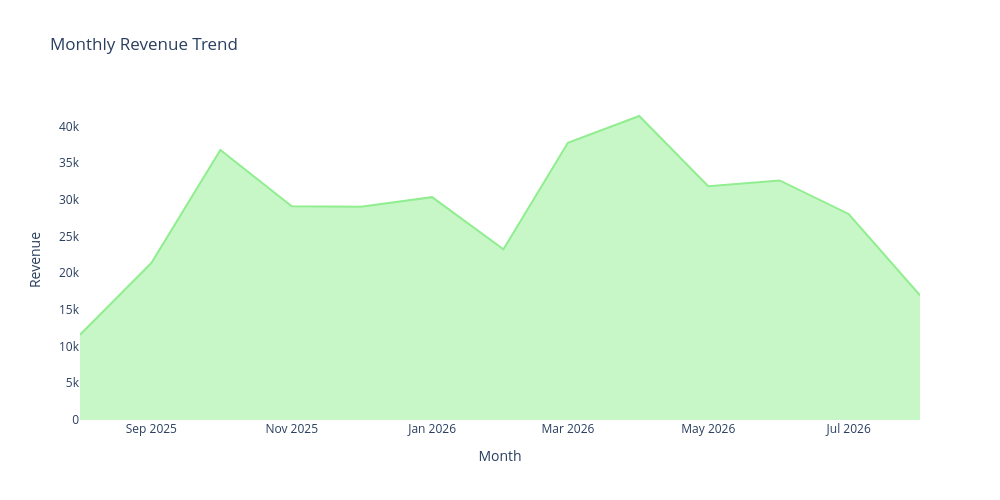

The cell this chart's notebook holds for it:
### Code cell
# grouping revenue by month
monthly_fotal_fare = df.groupby('Year_Month')['Final_Fare'].sum()

# convert Series to DataFrame
monthly_df = monthly_fotal_fare.reset_index()

# converting year_month to str from period
monthly_df['Year_Month'] = monthly_df['Year_Month'].astype(str)

# Create line chart
fig = px.area(monthly_df, x="Year_Month", y="Final_Fare",
              title="Monthly Revenue Trend",
              markers=False)

fig.update_traces(line_color="lightgreen")

fig.update_layout(
    width=1000,
    height=500,
    xaxis_title="Month",
    yaxis_title="Revenue",
    plot_bgcolor="white")

fig.show()

top_3_months = monthly_fotal_fare.nlargest(3)

print(top_3_months)

### Figure 1 — Plotly figure (JSON) as saved in the notebook; plotly's stock layout.template omitted (floating-point values rounded to 4 significant figures)
{"data": [{"fillpattern": {"shape": ""}, "hovertemplate": "Year_Month=%{x}<br>Final_Fare=%{y}<extra></extra>", "legendgroup": "", "line": {"color": "lightgreen"}, "marker": {"symbol": "circle"}, "mode": "lines", "name": "", "orientation": "v", "showlegend": false, "stackgroup": "1", "type": "scatter", "x": ["2025-08", "2025-09", "2025-10", "2025-11", "2025-12", "2026-01", "2026-02", "2026-03", "2026-04", "2026-05", "2026-06", "2026-07", "2026-08"], "xaxis": "x", "y": [11610.0, 21380.0, 36780.0, 29100.0, 29040.0, 30360.0, 23260.0, 37770.0, 41410.0, 31850.0, 32630.0, 28060.0, 16980.0], "yaxis": "y"}], "layout": {"height": 500, "legend": {"tracegroupgap": 0}, "plot_bgcolor": "white", "title": {"text": "Monthly Revenue Trend"}, "width": 1000, "xaxis": {"anchor": "y", "domain": [0, 1], "title": {"text": "Month"}}, "yaxis": {"anchor": "x", "domain": [0, 1], "title": {"text": "Revenue"}}}}
